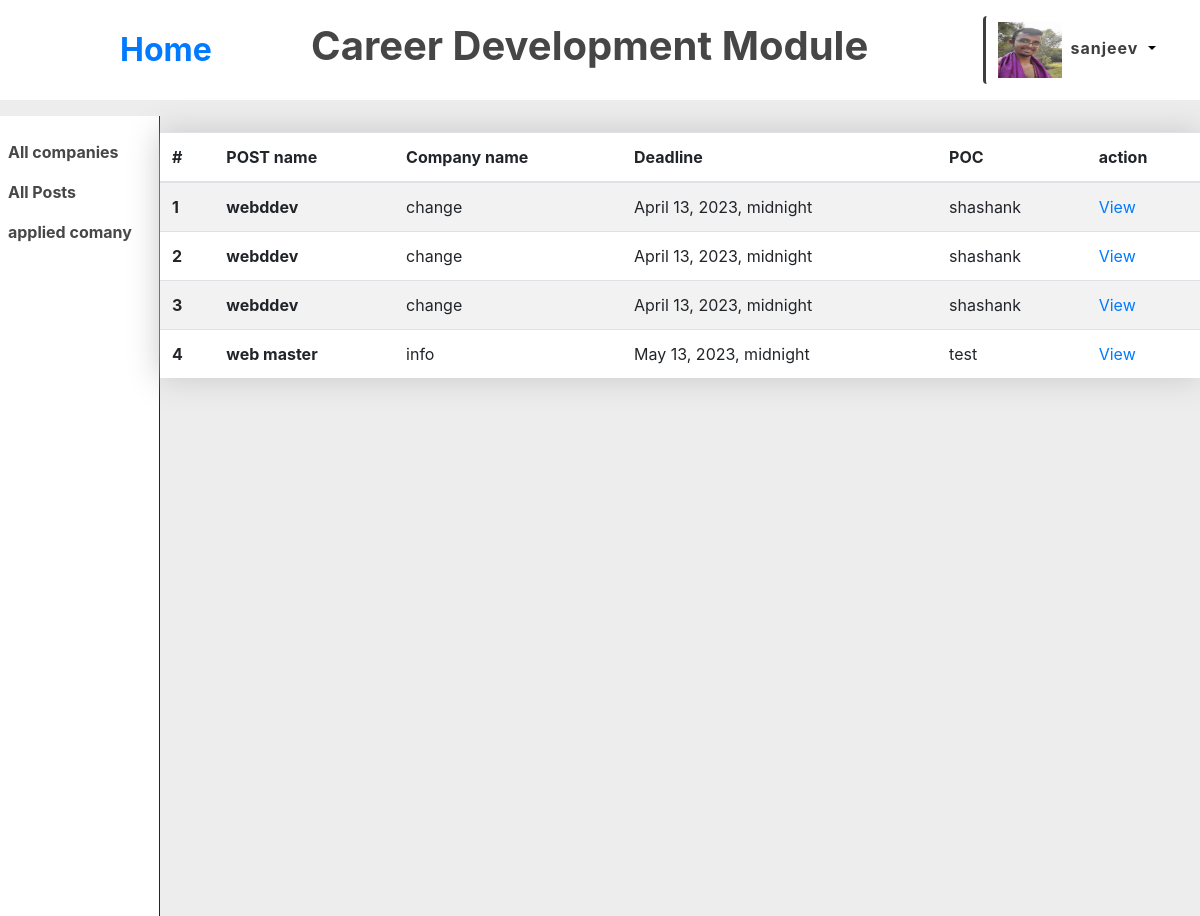
The page /applied_posts/ (signed in) on the database as committed earlier.
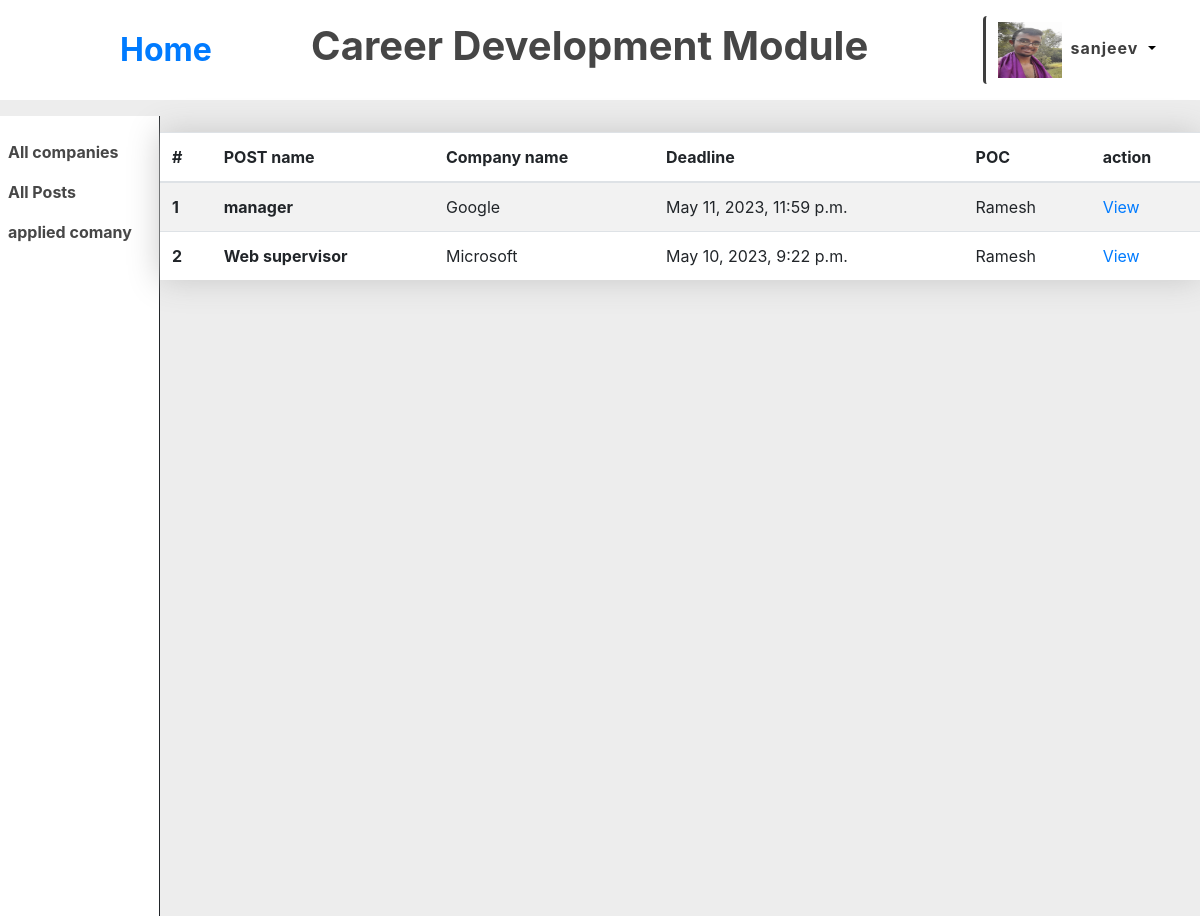
The same page on the database as committed later.
### rec/models.py (models this page shows, shortened)
class profile(models.Model):
    student = models.OneToOneField(User, on_delete=models.CASCADE, blank=True, null=True, related_name="profile")
    firstname = models.CharField(max_length=100, null=True, blank=True)
    lastname = models.CharField(max_length=100, null=True, blank=True)
    register_no = models.CharField(max_length=10, null=True, blank=True)
    profile_pic = models.ImageField( default="../media/users/user_avtar.webp", null=True, blank=True, upload_to='users/')
    choose_branch = models.ForeignKey(branch, on_delete=models.CASCADE, blank=True, null=True, related_name="students")
    resume = models.FileField(null=True, blank=True)
    student_cgpa = models.FloatField(default=0, null=True, blank=True)
    sem = models.IntegerField(null=True, blank=True, choices=Sem_choices)

class application_details(models.Model) :
    applied_student = models.ForeignKey(User, on_delete=models.CASCADE, related_name="applications")
    applied_post = models.ForeignKey(posts, on_delete=models.CASCADE, related_name="applications_details")
    resume = models.FileField(null=True, blank=True)
    description = models.TextField(null=True, blank=True)
    student_profile = models.ForeignKey(profile, on_delete=models.CASCADE, related_name="applied_posts")

class posts(models.Model) :
    role = models.CharField(max_length=50, null=True, blank=True)
    description = models.TextField(null=True, blank=True)
    package = models.FloatField(null=True, blank=True)
    student = models.ManyToManyField(User, blank=True, related_name="post")
    comp = models.ForeignKey(company, on_delete=models.CASCADE, related_name="post", null=True, blank=True)
    branch_open = models.ManyToManyField(branch, blank=True, related_name="posts")
    cgpa_cutoff = models.FloatField(null=True, blank=True, default=0)
    open_date = models.DateTimeField(null=True, blank=True)
    deadline = models.DateTimeField(null=True, blank=True)
    is_active = models.BooleanField(default=True)
    def __str__(self) :
        return self.role

class company(models.Model) :
    name = models.CharField(max_length=100, null=False, blank=False, unique=True)
    description = models.TextField()
    poc = models.ForeignKey(User, on_delete=models.CASCADE, related_name="company_poc")
    branches_open = models.ManyToManyField(branch, related_name="company", blank=True )
    isactive = models.BooleanField(default=True)
    applied = models.ManyToManyField(User, blank=True ,related_name="applied_company")
    def __str__(self) :
        return self.name

### rec/views.py (the view)
# urls.py: path("applied_posts/", views.appliedpost, name="appliedpost"),
def appliedpost(request) :
    if request.user.is_authenticated :
        get_apply = application_details.objects.filter(applied_student = request.user)
        return render(request, "rec/appliedpost.html", {
            "appliedposts" : get_apply,
            "profile" : request.user.profile
        })

### rec/templates/rec/appliedpost.html (shortened to what this page needs)
{% extends './header.html' %}
  {% load static %}
  {% block body1 %}
  <table class="table table-striped">
    <thead>
      <tr>
        <th scope="col">#</th>
        <th scope="col">POST name</th>
        <th scope="col">Company name</th>
        <th scope="col">Deadline</th>
        <th scope="col">POC</th>
        <th scope="col">action</th>
      </tr>
    </thead>
    <tbody>
      {% for post in appliedposts %}
        <tr>
          <th scope="row">{{forloop.counter}}</th>
          <td><strong>{{post.applied_post}}</strong></td>
          <td>{{post.applied_post.comp}}</td>
          <td>{{post.applied_post.deadline}}</td>
          <td>{{post.applied_post.comp.poc}}</td>
          <td><a href="../viewapply/{{post.id}}">View</a></td>
        </tr>
      {% endfor %}
    </tbody>
  </table>
  {%endblock%}

### rec/templates/rec/header.html (shortened to what this page needs)
{% extends './layout.html' %}
  {% load static %}
  {% block head %}
  <link rel="stylesheet" type="text/css" href="../../static/reg.css" />
  {%endblock%}
  {% block body %}
  <div class="header-cont">
    <a href="/home">Home</a>
    <h1>Career Development Module</h1>
    <div class="home-profile">
      <div class="dropdown">
        <button class="btn bt margin: auto;n-secondary dropdown-toggle" type="button" id="dropdownMenuButton" data-toggle="dropdown" aria-haspopup="true" aria-expanded="false">
          <img src="../media/{{profile.profile_pic}}"><strong>{{request.user}}</strong>
        </button>
      </div>
  </div>
  </div>
  <div class="home-body">
    <div class="sidebar-container">
      <div class="side-bar">
        <a href="/allcomp">All companies</a>
        <a href="/allposts">All Posts</a>
        <a href="http://127.0.0.1:8000/applied_posts/">applied comany</a>
      </div>
    </div>
  {% block body1 %}
  {% endblock %}
  {% endblock %}

### rec/templates/rec/layout.html (shortened to what this page needs)
<!DOCTYPE html>
<html>
    <head>
        <!-- {% load static %}
        <link rel="stylesheet" type="text/css" href="../../static/index.css" />  -->
        {% block head %}{% endblock %}
        <link rel="stylesheet" href="https://cdn.jsdelivr.net/npm/bootstrap@4.3.1/dist/css/bootstrap.min.css">
    </head>
    <body style="background-color: rgb(237, 237, 237);">
        {% block body %}
        {% endblock %}
    </body>
</html>

### rec/static/reg.css (style rules this page uses)
.table { max-width: 1200px; margin: auto; margin-top: 5%; margin-bottom: 10%; background: white; filter: drop-shadow(0 0 1rem #c7c7c7); }
html { background: rgb(237, 237, 237); }
body { background:rgb(237, 237, 237); background-color: rgb(237, 237, 237); }

### rec/templates/rec/header.html (style rules this page uses)
.home-body { display: flex; }
.sidebar-container { min-width: 10rem; width: 15%; height: 100vh; background: white; margin-top: 1rem; border-right: solid; border-width: thin; }
.side-bar { margin-top: 1rem; display: grid; background: white; height: min-content; }
.side-bar>a { text-decoration: none; padding: 5%; border-width: thin; color: rgb(71, 71, 71); font-weight: 700; }
.home-profile { padding-left: 1rem; padding-top: 1rem; padding-bottom: 1rem; margin-left: auto; margin-right: 2rem; background: white; display: flex; width: min-content; }
.dropdown-toggle { background:white; border: transparent; color: rgb(62, 62, 62); letter-spacing: 1px; border-left: solid; }
.btn>img { width: 4rem; height: 3.5rem; margin-right: 0.5rem; }
.dropdown-toggle::after { color: black; }
.header-cont { height: max-content; background: white; display: flex; align-items: center; }
.header-cont>a { margin-left: 10%; margin-right: auto; font-weight: bold; font-size: 2rem; text-decoration: none; }
.header-cont>h1 { font-weight: bolder; color: rgb(70, 70, 70); }

### rec/templates/rec/appliedpost.html (style rules this page uses)
.table { max-width: 1400px; margin: auto; margin-top: 2rem; }

Rows that differ between the two databases and show on the page:
removed application_details: applied_post "webddev", applied_post.comp "change", applied_post.deadline "April 13, 2023, midnight", applied_post.comp.poc "shashank"
removed application_details: applied_post "webddev", applied_post.comp "change", applied_post.deadline "April 13, 2023, midnight", applied_post.comp.poc "shashank"
removed application_details: applied_post "webddev", applied_post.comp "change", applied_post.deadline "April 13, 2023, midnight", applied_post.comp.poc "shashank"
removed application_details: applied_post "web master", applied_post.comp "info", applied_post.deadline "May 13, 2023, midnight", applied_post.comp.poc "test"
added application_details: applied_post "manager", applied_post.comp "Google", applied_post.deadline "May 11, 2023, 11:59 p.m.", applied_post.comp.poc "Ramesh"
added application_details: applied_post "Web supervisor", applied_post.comp "Microsoft", applied_post.deadline "May 10, 2023, 9:22 p.m.", applied_post.comp.poc "Ramesh"
